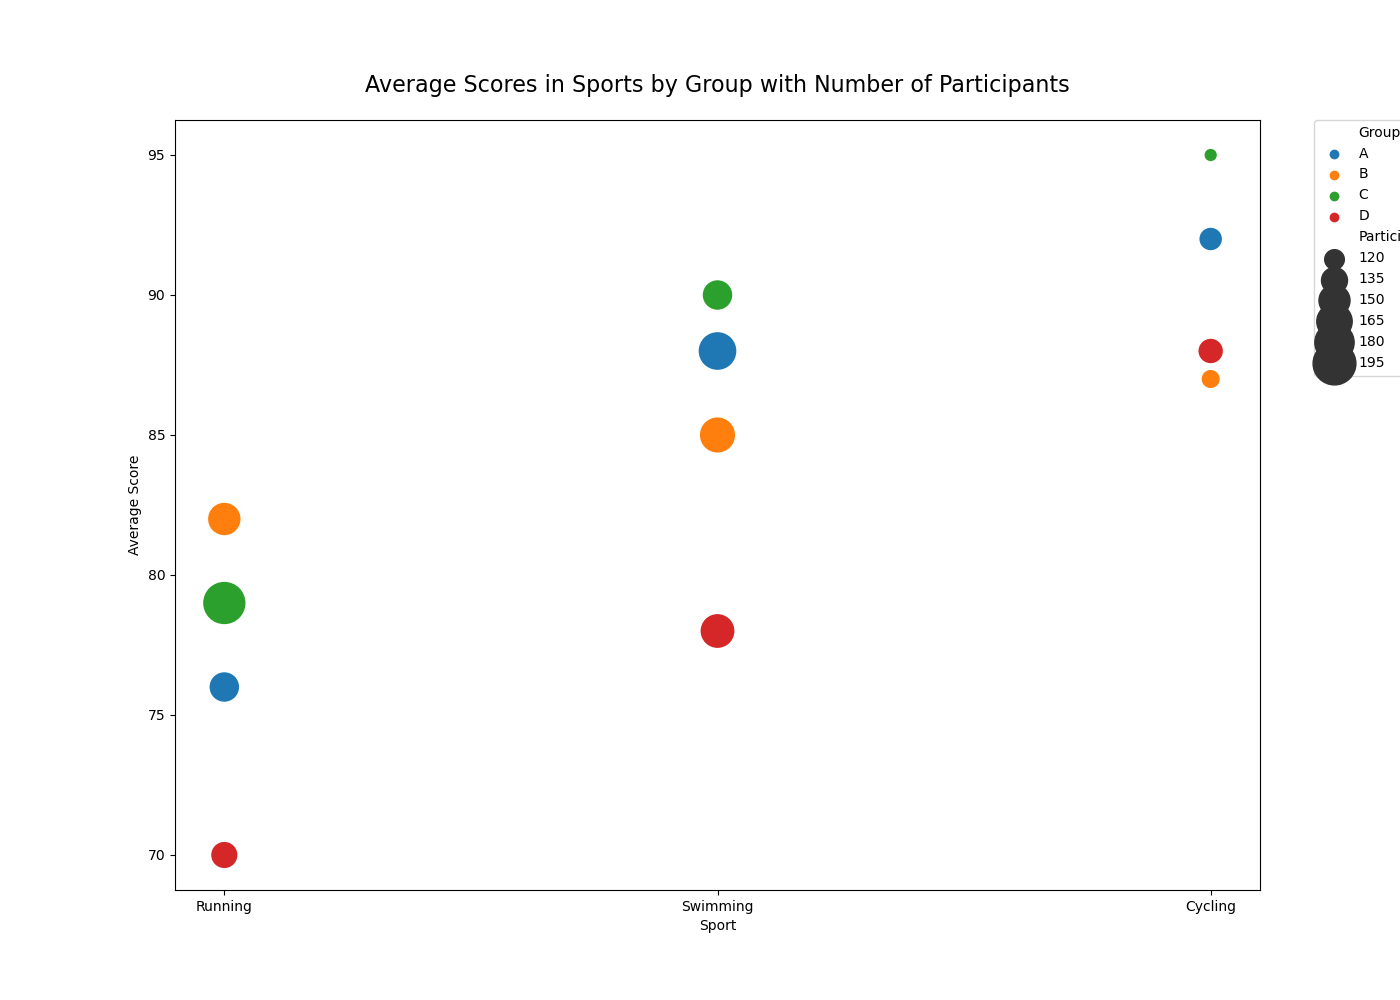

The script that drew this image:

import seaborn as sns
import matplotlib.pyplot as plt
import pandas as pd

# Data points
data = {
    'Sport': ['Running', 'Running', 'Running', 'Running', 'Swimming', 'Swimming', 'Swimming', 'Swimming',
              'Cycling', 'Cycling', 'Cycling', 'Cycling'],
    'Group': ['A', 'B', 'C', 'D', 'A', 'B', 'C', 'D', 'A', 'B', 'C', 'D'],
    'Score': [76, 82, 79, 70, 88, 85, 90, 78, 92, 87, 95, 88],
    'Participants': [150, 160, 200, 140, 180, 170, 150, 165, 130, 120, 110, 135]
}

# Create DataFrame
df = pd.DataFrame(data)

# Plotting
plt.figure(figsize=(14, 10))
bubble_plot = sns.scatterplot(data=df, x='Sport', y='Score', size='Participants',
                              sizes=(100, 1000), hue='Group',
                              palette=["#1f77b4", "#ff7f0e", "#2ca02c", "#d62728"])

# Customizing the plot
bubble_plot.set_title('Average Scores in Sports by Group with Number of Participants', fontsize=16, pad=20)
plt.legend(bbox_to_anchor=(1.05, 1), loc=2, borderaxespad=0.)
bubble_plot.set_xlabel("Sport")
bubble_plot.set_ylabel("Average Score")

# Show the plot
plt.show()
